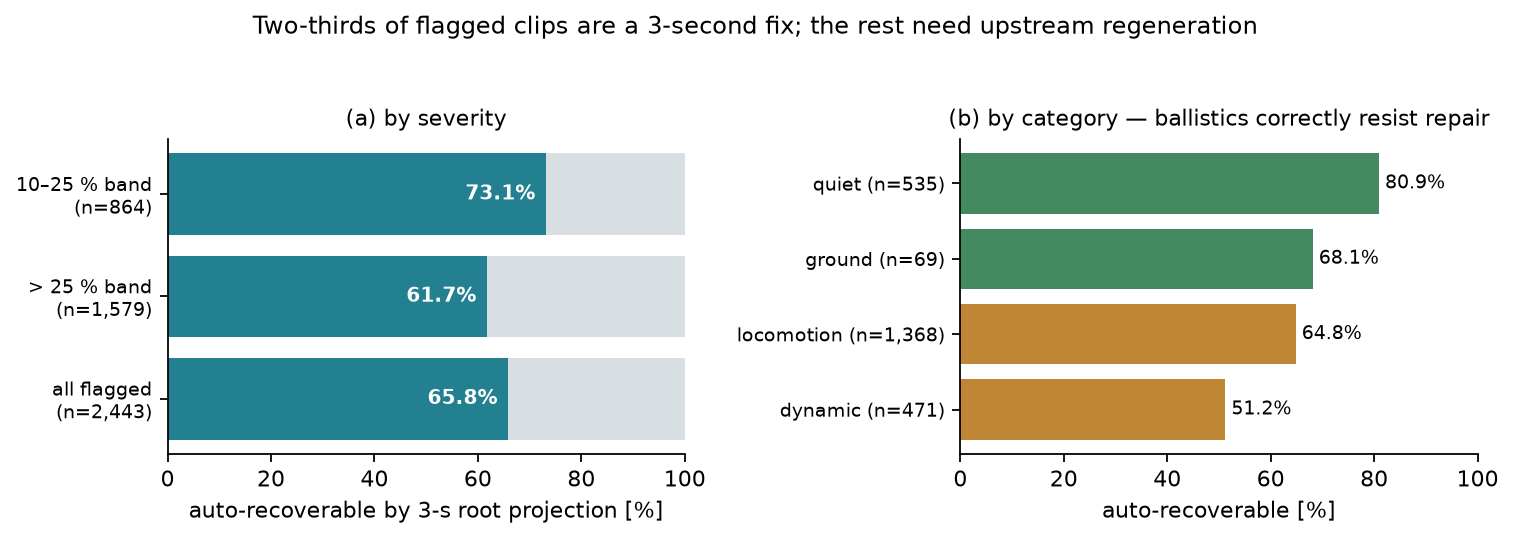

Source code (Python):
#!/usr/bin/env python3
"""Census/repair figure: recoverable share by severity band + category. Data: reports/repair_census/summary.json."""
import json
import matplotlib; matplotlib.use("Agg")
import matplotlib.pyplot as plt
R = "/data/robotixx/climb/"
s = json.load(open(R + "reports/repair_census/summary.json"))
fig, axes = plt.subplots(1, 2, figsize=(9.6, 3.2))
ax = axes[0]
rows = [("10–25 % band", s["matrix"]["10-25%"]), ("> 25 % band", s["matrix"][">25%"]), ("all flagged", s["total"])]
ys = range(len(rows))
ax.barh(list(ys), [r[1]["pct"] for r in rows], color="#0B7285", alpha=0.9)
ax.barh(list(ys), [100 - r[1]["pct"] for r in rows], left=[r[1]["pct"] for r in rows], color="#D8DFE3")
for y, (lab, t) in zip(ys, rows):
    ax.text(t["pct"] - 2, y, f"{t['pct']}%", va="center", ha="right", color="white", fontsize=9, fontweight="bold")
ax.set_yticks(list(ys), [f"{lab}\n(n={t['n']:,})" for lab, t in rows], fontsize=8.5)
ax.invert_yaxis(); ax.set_xlim(0, 100); ax.set_xlabel("auto-recoverable by 3-s root projection [%]")
ax.set_title("(a) by severity", fontsize=10)
ax = axes[1]
cats = sorted(s["by_category"].items(), key=lambda kv: -kv[1]["pct"])
ys = range(len(cats))
ax.barh(list(ys), [t["pct"] for _, t in cats], color=["#2E7D4F" if t["pct"] >= 65 else "#B7791F" for _, t in cats], alpha=0.9)
ax.set_yticks(list(ys), [f"{c} (n={t['n']:,})" for c, t in cats], fontsize=8.5)
ax.invert_yaxis(); ax.set_xlim(0, 100); ax.set_xlabel("auto-recoverable [%]")
for y, (c, t) in zip(ys, cats): ax.text(t["pct"] + 1.2, y, f"{t['pct']}%", va="center", fontsize=8.5)
ax.set_title("(b) by category — ballistics correctly resist repair", fontsize=10)
for a in axes:
    for sp in ("top", "right"): a.spines[sp].set_visible(False)
fig.suptitle("Two-thirds of flagged clips are a 3-second fix; the rest need upstream regeneration", fontsize=11, y=1.04)
fig.tight_layout()
for ext in ("png", "pdf"): fig.savefig(R + f"paper/figures/f_census_repair.{ext}", dpi=160, bbox_inches="tight")
print("wrote f_census_repair")
